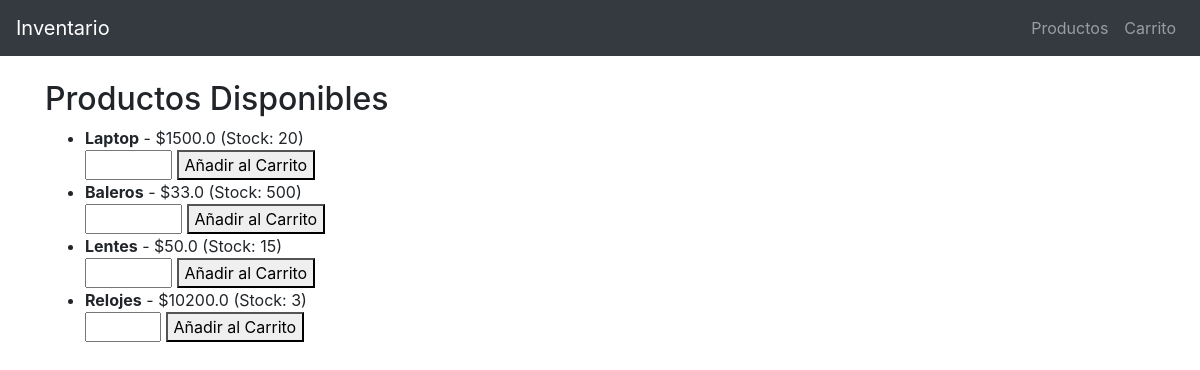
Before: /productos with the older database file.
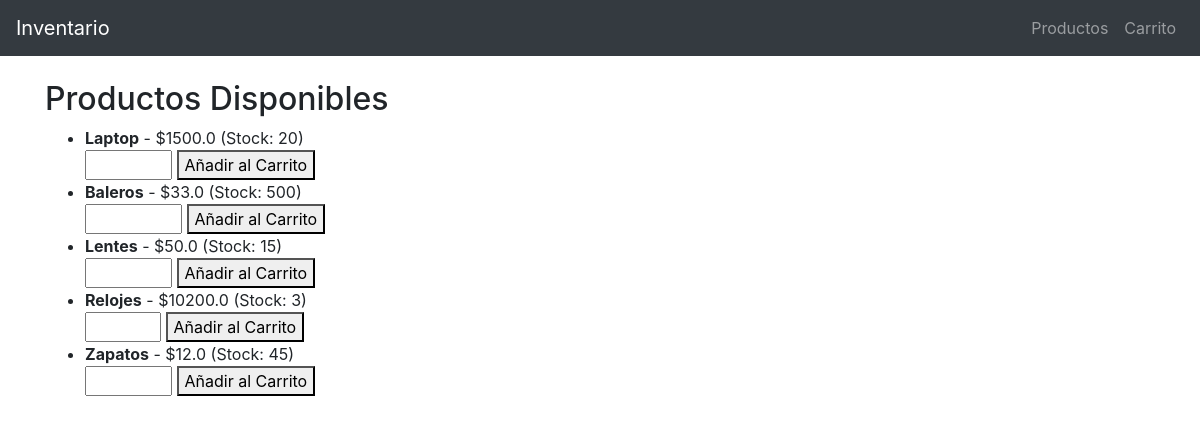
After: the same page with the newer database file.
### tables this page shows
CREATE TABLE productos (
            id INTEGER PRIMARY KEY AUTOINCREMENT,
            nombre TEXT UNIQUE NOT NULL,
            descripcion TEXT,
            cantidad INTEGER NOT NULL CHECK (cantidad >= 0),
            precio REAL NOT NULL CHECK (precio >= 0)
        );

### app.py (the view)
@app.route('/productos')
def mostrar_productos():
    productos = listar_productos()
    return render_template('productos.html', productos=productos)

### database.py (called while the page is built)
def connect_db():
    conn = sqlite3.connect(DB_NAME)
    cursor = conn.cursor()
    return conn, cursor

def listar_productos():
    conn, cursor = connect_db()
    cursor.execute("SELECT * FROM productos")
    productos = cursor.fetchall()
    conn.close()
    if productos:
        return productos
    else:
        print("No hay productos en el inventario.")

### templates/productos.html
{% extends 'base.html' %}
{% block content %}
    <h2>Productos Disponibles</h2>
    <ul>
        {% for producto in productos %}
            <li>
                <strong>{{ producto[1] }}</strong> - ${{ producto[4] }} (Stock: {{ producto[3] }})
                <form action="{{ url_for('agregar_al_carrito', id_producto=producto[0]) }}" method="POST">
                    <input type="number" name="cantidad" min="1" max="{{ producto[3] }}" required>
                    <button type="submit">Añadir al Carrito</button>
                </form>
            </li>
        {% endfor %}
    </ul>
{% endblock %}

Changed rows visible on the page:
added productos: nombre "Zapatos", precio "12.0", cantidad "45"
